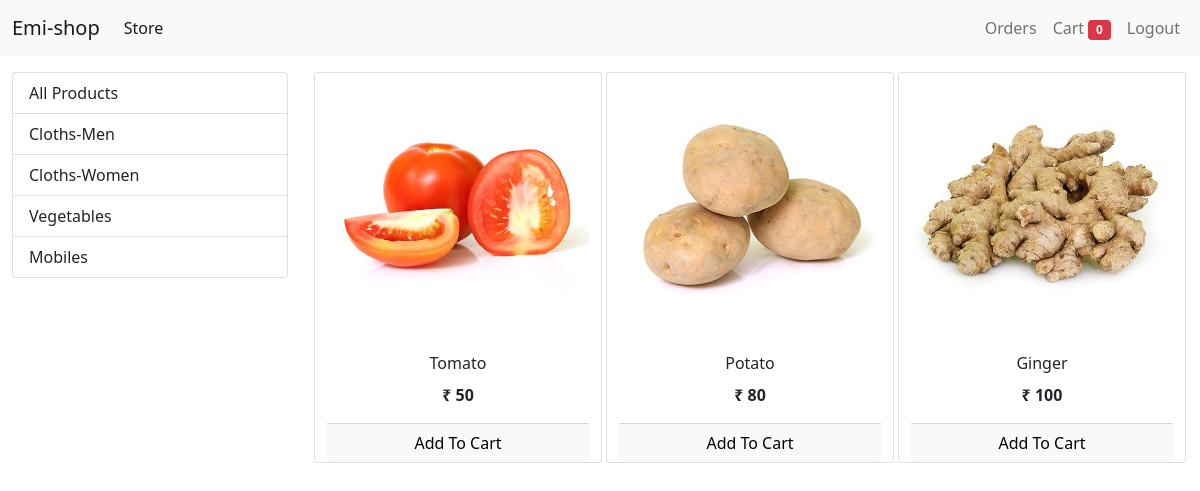
Page /?category=3 (signed in) on the committed database.
### store/models/category.py (models this page shows, shortened)
class Category(models.Model):
    name = models.CharField(max_length=25)
    @staticmethod
    def get_all_categories():
        return Category.objects.all()

### store/models/products.py (models this page shows, shortened)
class Prodcuts(models.Model):
    category=models.ForeignKey(Category,on_delete=models.CASCADE,default=1) #if products already available then add 1 bydefault
    name = models.CharField(max_length=100,default='')
    price = models.PositiveIntegerField(default=0)
    description = models.CharField(max_length=450,default='',null=True,blank=True)
    image = models.ImageField(upload_to='uploads/products/')
    class Meta:
        db_table='products'
    @staticmethod
    def get_products_by_category_id(category_id):
        if category_id:
            return Prodcuts.objects.filter(category=category_id)
        else:
            return Prodcuts.objects.all()

### store/views/home.py (the view, shortened to what this page needs)
# urls.py: path('',home.Index.as_view(),name='homepage'),
class Index(View):
    def get(self,request):
        products=None
        cart=request.session.get('cart')
        if not cart:
            cart=request.session['cart']={}
        categories=Category.get_all_categories()
        category_id=request.GET.get('category')
        if category_id:
            products=Prodcuts.get_products_by_category_id(category_id)
        else:
            products=Prodcuts.get_all_products()
        data={}
        data['products']=products
        data['categories']=categories
        print('you are ',request.session.get('email'))
        return render(request,'store/index.html',data)

### store/templatetags/cart.py (called while the page is built)
@register.filter(name='is_in_cart')
def is_in_cart(product,cart):
    keys=cart.keys()
    print(keys)
    cart_keys=list(keys)
    for id in keys:
        print('card id ',id)
        if int(id) == product.id:
            return True
    return False;

### store/templatetags/custom_filter.py (called while the page is built)
@register.filter(name='currency')
def currency(number):
    return "₹ "+str(number)

### store/templates/store/index.html (shortened to what this page needs)
{% extends 'store/base.html' %}
{% block content%}
{% load cart %}
{% load custom_filter %}
<div class="container-fluid mt-3">
    <div class="row">
        <div class="col-lg-3 mx-auto">
            <div class="list-group">
                <a href="/"
                    class="list-group-item list-group-item-action">All Products</a>
                {% for category in categories %}
                    <a href="/?category={{category.id}}"
                    class="list-group-item list-group-item-action">{{category.name}}</a>
                {% endfor %}
            </div>
        </div>
    <div id='products' class="col-lg-9 mx-auto">
                <div class="row mx-auto">
                    {% for product in products %}
                    <div class="card mx-auto mb-3" id={{product.id}} style="width: 18rem;">
                        <img class="card-img-top" src="{{product.image.url}}" alt="Card image cap">
                        <div class="card-body">
                            <p class="card-title text-center">{{product.name}}</p>
                            <p class="card-text text-center"><b>{{product.price|currency}}</b></p>
                        </div>
                        <div class="card-footer p-0 no-gutters">
                            {% if product|is_in_cart:request.session.cart %}
                            <div class="row no-gutters">
                                <form action="/#{{product.id}}" class="col-2 " method="post">
                                    {% csrf_token %}
                                    <input hidden type="text" name='product' value='{{product.id}}'>
                                    <input hidden type="text" name='remove' value='True'>
                                    <input type="submit" value=" - " class="btn btn-block btn-light btn-secondary border-right">
                                </form>
                                <div class="text-center col">{{product|cart_count_quantity:request.session.cart}} in Cart</div>
                                <form action="/#{{product.id}}" class="col-2 " method="post">
                                    {% csrf_token %}
                                    <input hidden type="text" name='product' value='{{product.id}}'>
                                    <input type="submit" value=" + " class="btn btn-block btn-light btn-secondary border-left">
                                </form>
                            </div>
                            {% else %}
                            <form action="/#{{product.id}}" method="POST" class="btn-block">
                                <input type="submit" class="float-right btn btn-light  form-control"
                                    value="Add To Cart">
                            </form>
                            {% endif %}
                        </div>
                    </div>
                    {% endfor %}
                </div>
    </div>
</div>
{% endblock %}

### rows in the picture
Category: name "Cloths-Men"
Category: name "Cloths-Women"
Category: name "Vegetables"
Category: name "Mobiles"
Prodcuts: image (picture), name "Tomato", price "₹ 50"
Prodcuts: image (picture), name "Potato", price "₹ 80"
Prodcuts: image (picture), name "Ginger", price "₹ 100"

### other values in the picture
{{ request.session.cart.keys|length }} "0"
